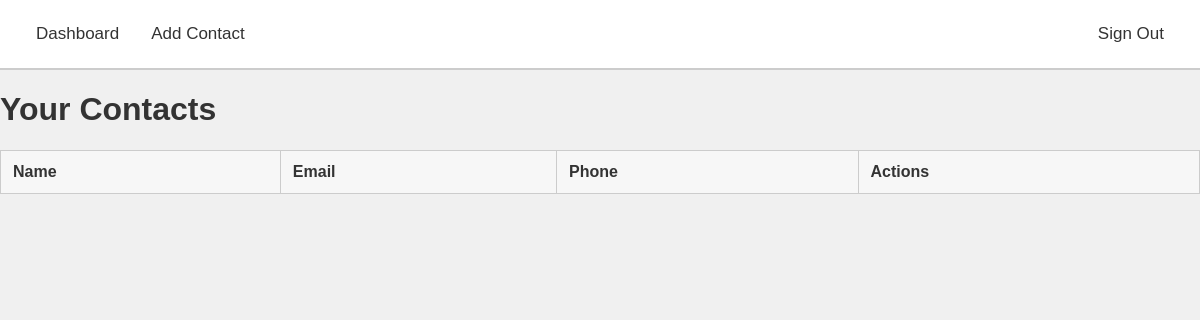
/dashboard/ (signed in), run on an earlier commit of the app's database.
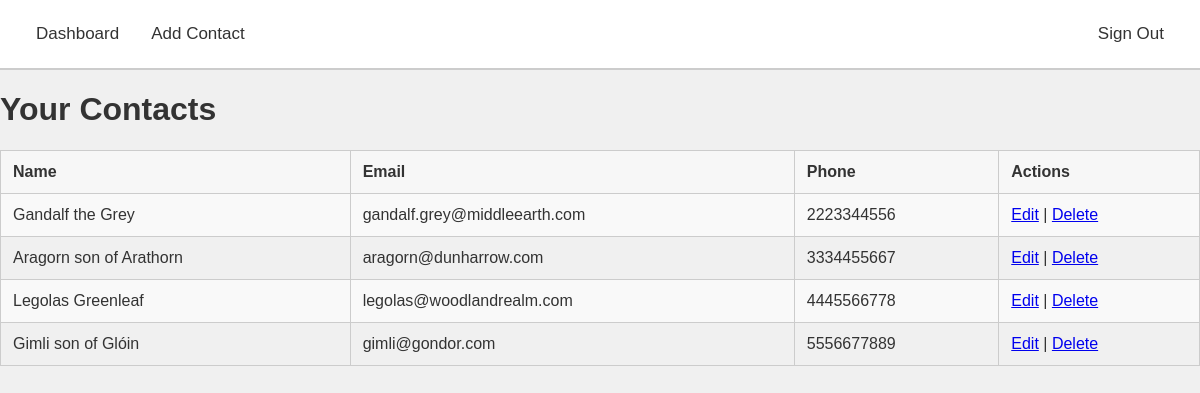
And on a later commit of the database.
### contacts/models.py (models this page shows, shortened)
class Contact(models.Model):
    name = models.CharField(max_length=100)
    email = models.EmailField()
    phone = models.CharField(max_length=15)
    address = models.CharField(max_length=255, blank=True)
    user = models.ForeignKey(User, on_delete=models.CASCADE)  # Related to User

### contacts/views.py (the view)
# urls.py: path('dashboard/', views.dashboard, name='dashboard'),
@login_required
def dashboard(request):
    contacts = Contact.objects.filter(user=request.user)
    return render(request, 'contacts/dashboard.html', {'contacts': contacts})

### contacts/templates/contacts/dashboard.html
{% extends 'contacts/base.html' %}
{% block content %}
<h1>Your Contacts</h1>
<table>
    <tr>
        <th>Name</th>
        <th>Email</th>
        <th>Phone</th>
        <th>Actions</th>
    </tr>
    {% for contact in contacts %}
    <tr>
        <td>{{ contact.name }}</td>
        <td>{{ contact.email }}</td>
        <td>{{ contact.phone }}</td>
        <td>
            <a href="{% url 'edit_contact' contact.pk %}">Edit</a> |
            <a href="{% url 'delete_contact' contact.pk %}">Delete</a>
        </td>
    </tr>
    {% endfor %}
</table>
{% endblock %}

### contacts/templates/contacts/base.html (shortened to what this page needs)
<!DOCTYPE html>
<html lang="en">
<head>
    {% load static %}
    <link rel="stylesheet" href="{% static 'contacts/style.css' %}">
</head>
<body>
    {% if user.is_authenticated %}
        <div class="navbar">
            <a href="{% url 'dashboard' %}">Dashboard</a>
            <a href="{% url 'add_contact' %}">Add Contact</a>
            <a href="{% url 'signout' %}" style="float:right;">Sign Out</a>
        </div>
    {% endif %}
    {% block content %}
    {% endblock %}
</body>
</html>

### contacts/static/contacts/style.css (style rules this page uses)
body { background-color: #f0f0f0; color: #333; font-family: Arial, sans-serif; margin: 0; padding: 0; }
.navbar { background-color: #ffffff; overflow: hidden; padding: 10px 20px; border-bottom: 2px solid #ccc; }
.navbar a { float: left; display: block; color: #333; text-align: center; padding: 14px 16px; text-decoration: none; font-size: 17px; }
table { width: 100%; border-collapse: collapse; margin-top: 20px; }
table, th, td { border: 1px solid #ccc; }
th, td { padding: 12px; text-align: left; }
th { background-color: #f7f7f7; color: #333; }
tr:nth-child(even) { background-color: #f9f9f9; }

What changed in the data, as far as the page shows it:
added Contact: name "Gandalf the Grey", email "gandalf.grey@middleearth.com", phone "2223344556"
added Contact: name "Aragorn son of Arathorn", email "aragorn@dunharrow.com", phone "3334455667"
added Contact: name "Legolas Greenleaf", email "legolas@woodlandrealm.com", phone "4445566778"
added Contact: name "Gimli son of Glóin", email "gimli@gondor.com", phone "5556677889"
